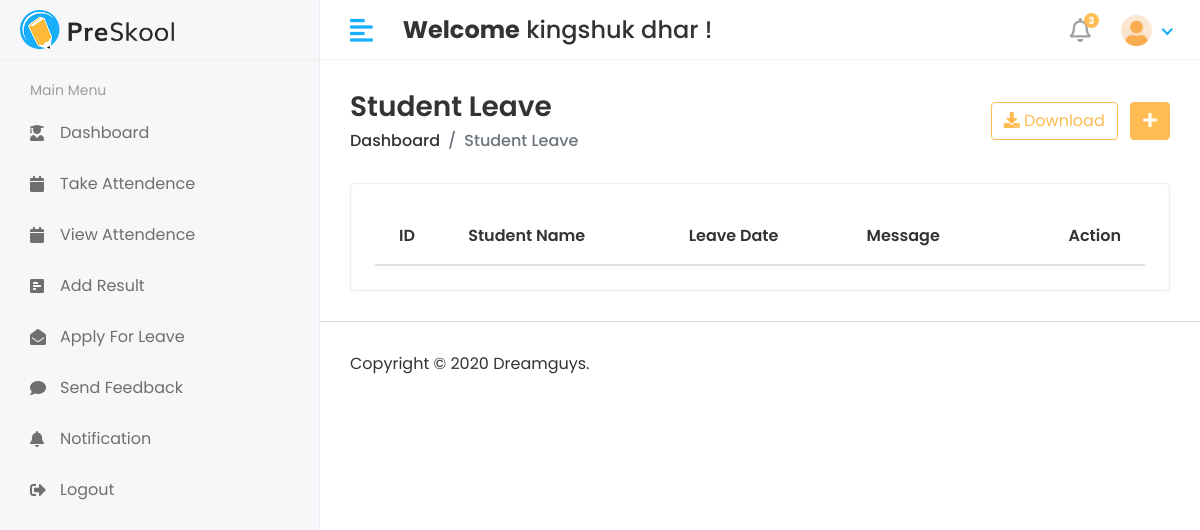
/HOD/Student/Leave_view (signed in), run on an earlier commit of the app's database.
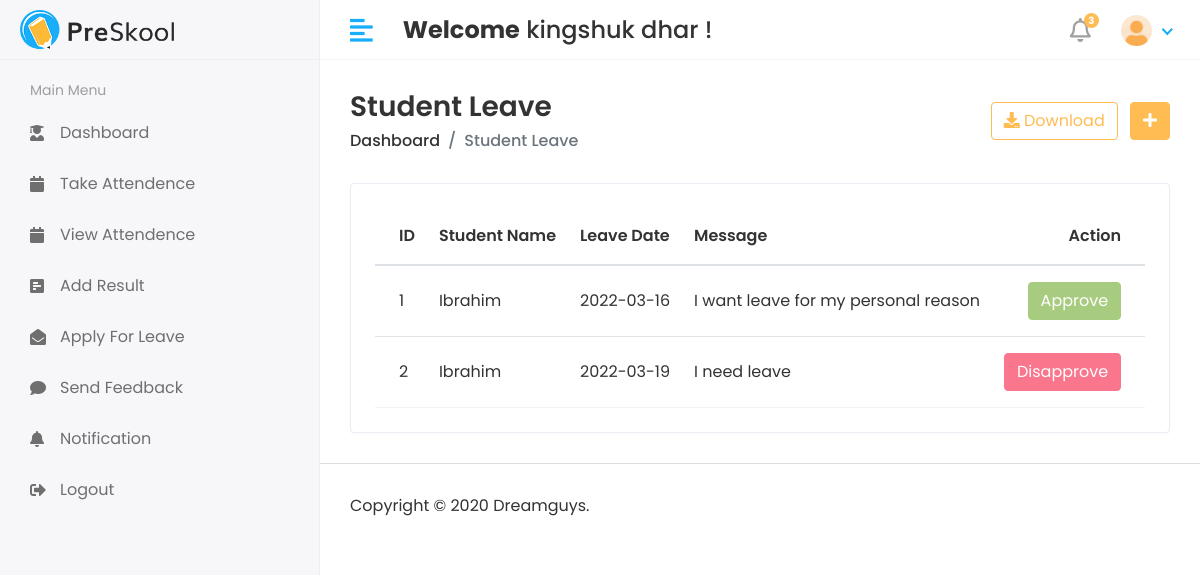
And on a later commit of the database.
### accounts/models.py (models this page shows, shortened)
class CustomUser(AbstractUser):
    USER = (
        (1, 'HOD'),
        (2, 'STAFF'),
        (3, 'STUDENT'),
    )
    user_type = models.CharField(choices=USER, max_length=50, default=1)
    profile_pic = models.ImageField(upload_to="media/profile_pic")

class Student_leave(models.Model):
    student_id = models.ForeignKey(Student, models.CASCADE)
    date = models.CharField(max_length=100)
    message = models.TextField()
    status = models.IntegerField(default=0)
    created_at = models.DateTimeField(auto_now_add=True)
    updated_at = models.DateTimeField(auto_now_add=True)

class Student(models.Model):
    admin = models.OneToOneField(CustomUser, on_delete=models.CASCADE)
    address = models.TextField()
    gender = models.CharField(max_length=100)
    course_id = models.ForeignKey(Course, on_delete=models.DO_NOTHING)
    session_year_id = models.ForeignKey(
        Session_Year, on_delete=models.DO_NOTHING)
    created_at = models.DateTimeField(auto_now_add=True)
    updated_at = models.DateTimeField(auto_now=True)

### accounts/hod_views.py (the view)
# urls.py: path('HOD/Student/Leave_view', hod_views.student_Leave_View,
@login_required(login_url='/')
def student_Leave_View(request):
    student_leave = Student_leave.objects.all()
    context = {
        'student_leave': student_leave,
    }
    return render(request, 'Hod/student_leave.html', context)

### templates/Hod/student_leave.html (shortened to what this page needs)
{% extends 'base.html' %}
{% block content %}
<div class="content container-fluid">
    <div class="page-header">
        <div class="row align-items-center">
            <div class="col">
                <h3 class="page-title">Student Leave</h3>
                <ul class="breadcrumb">
                    <li class="breadcrumb-item"><a href="index.html">Dashboard</a></li>
                    <li class="breadcrumb-item active">Student Leave</li>
                </ul>
            </div>
            <div class="col-auto text-right float-right ml-auto">
                <a href="#" class="btn btn-outline-primary mr-2"><i class="fas fa-download"></i> Download</a>
                <a href="add-student.html" class="btn btn-primary"><i class="fas fa-plus"></i></a>
            </div>
        </div>
    </div>
    <div class="row">
        <div class="col-sm-12">
            <div class="card card-table">
                <div class="card-body">
                    <div class="table-responsive">
                        <table id="table_id" class="table table-hover table-center mb-0">
                            <thead>
                                <tr>
                                    <th>ID</th>
                                    <th>Student Name</th>
                                    <th>Leave Date</th>
                                    <th>Message</th>
                                    <th class="text-right">Action</th>
                                </tr>
                            </thead>
                            <tbody>
                                {% for student_leave in student_leave %}
                                <tr>
                                    <td>{{student_leave.id}}</td>
                                    <td>{{student_leave.student_id.admin.first_name}}</td>
                                    <td>{{student_leave.date}}</td>
                                    <td>{{student_leave.message}}</td>
                                    <td class="text-right">
                                        <div class="actions">
                                            {% if student_leave.status == 0 %}
                                            <a href="{% url 'student_approve_leave' student_leave.id %}"
                                                class="btn btn-success">Approve</a>
                                            <a href="{% url 'student_disapprove_leave' student_leave.id %}"
                                                class="btn btn-danger">Disapprove</a>
                                            {% elif student_leave.status == 1 %}
                                            <button class="btn btn-success" disabled="disabled">Approve</button>
                                            {% else %}
                                            <button class="btn btn-danger" disabled="disabled">Disapprove</button>
                                            {% endif %}
                                        </div>
                                    </td>
                                </tr>
                                {% endfor %}
                            </tbody>
                        </table>
                    </div>
                </div>
            </div>
        </div>
    </div>
</div>
{% endblock %}

### templates/includes/header.html (shortened to what this page needs)
{% load static %}
<div class="header">
    <div class="header-left">
        <a href="index.html" class="logo">
            <img src="{% static 'assets/img/logo.png' %}" alt="Logo">
        </a>
    </div>
    <a href="javascript:void(0);" id="toggle_btn">
        <i class="fas fa-align-left"></i>
    </a>
    <div class="top-nav-search mt-3">
        <h4><strong>Welcome</strong>&nbsp;<span>{{user.first_name}} {{user.last_name}}</span>&nbsp;!</h4>
    </div>
    <ul class="nav user-menu">
        <li class="nav-item dropdown noti-dropdown">
            <a href="#" class="dropdown-toggle nav-link" data-toggle="dropdown">
                <i class="far fa-bell"></i> <span class="badge badge-pill">3</span>
            </a>
        </li>
        <li class="nav-item dropdown has-arrow">
            <a href="#" class="dropdown-toggle nav-link" data-toggle="dropdown">
                {% if user.profile_pic == "" %}
                <span class="user-img"><img class="rounded-circle" src="{% static 'assets/img/user.png' %}" width="31"
                        alt="{{user.username}}"></span>
                {% else %}
                <span class="user-img"><img class="rounded-circle" src="/{{user.profile_pic}}" width="31"
                        alt="{{user.username}}"></span>
                {% endif %}
            </a>
        </li>
    </ul>
</div>

What changed in the data, as far as the page shows it:
added Student_leave: id "1", student_id.admin.first_name "Ibrahim", date "2022-03-16", message "I want leave for my personal reason", status "Approve"
added Student_leave: id "2", student_id.admin.first_name "Ibrahim", date "2022-03-19", message "I need leave", status "Disapprove"
